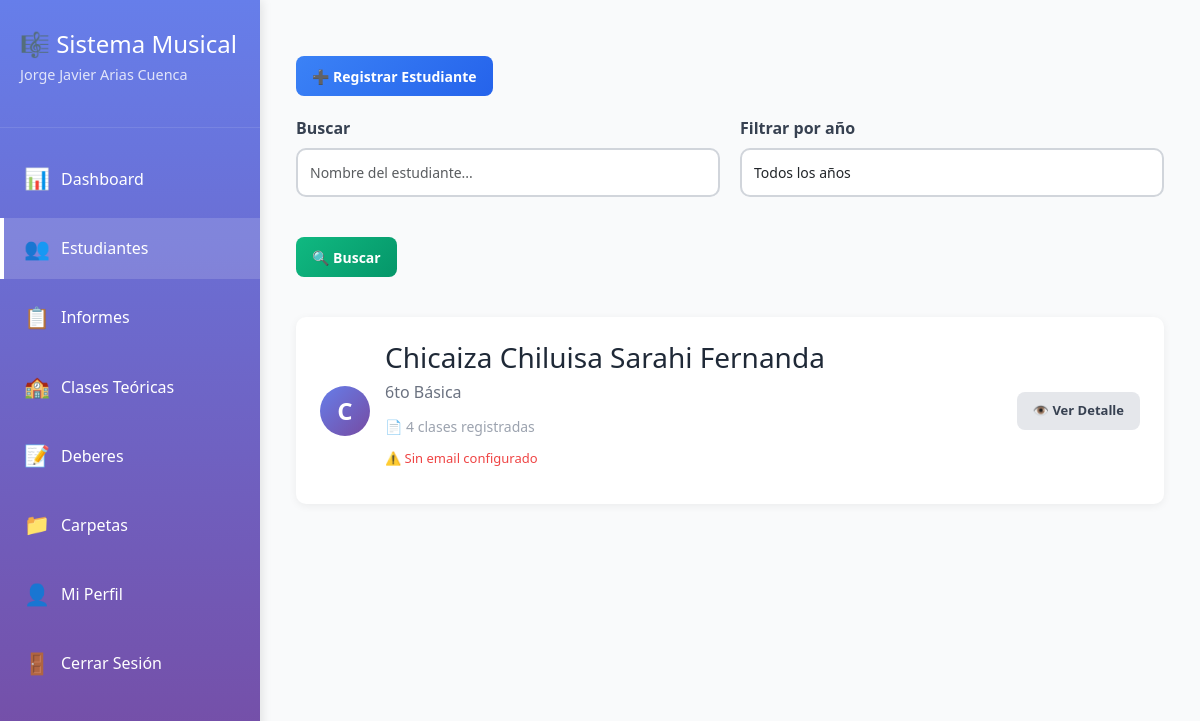
Page /teachers/estudiantes/ (signed in) on the earlier database version.
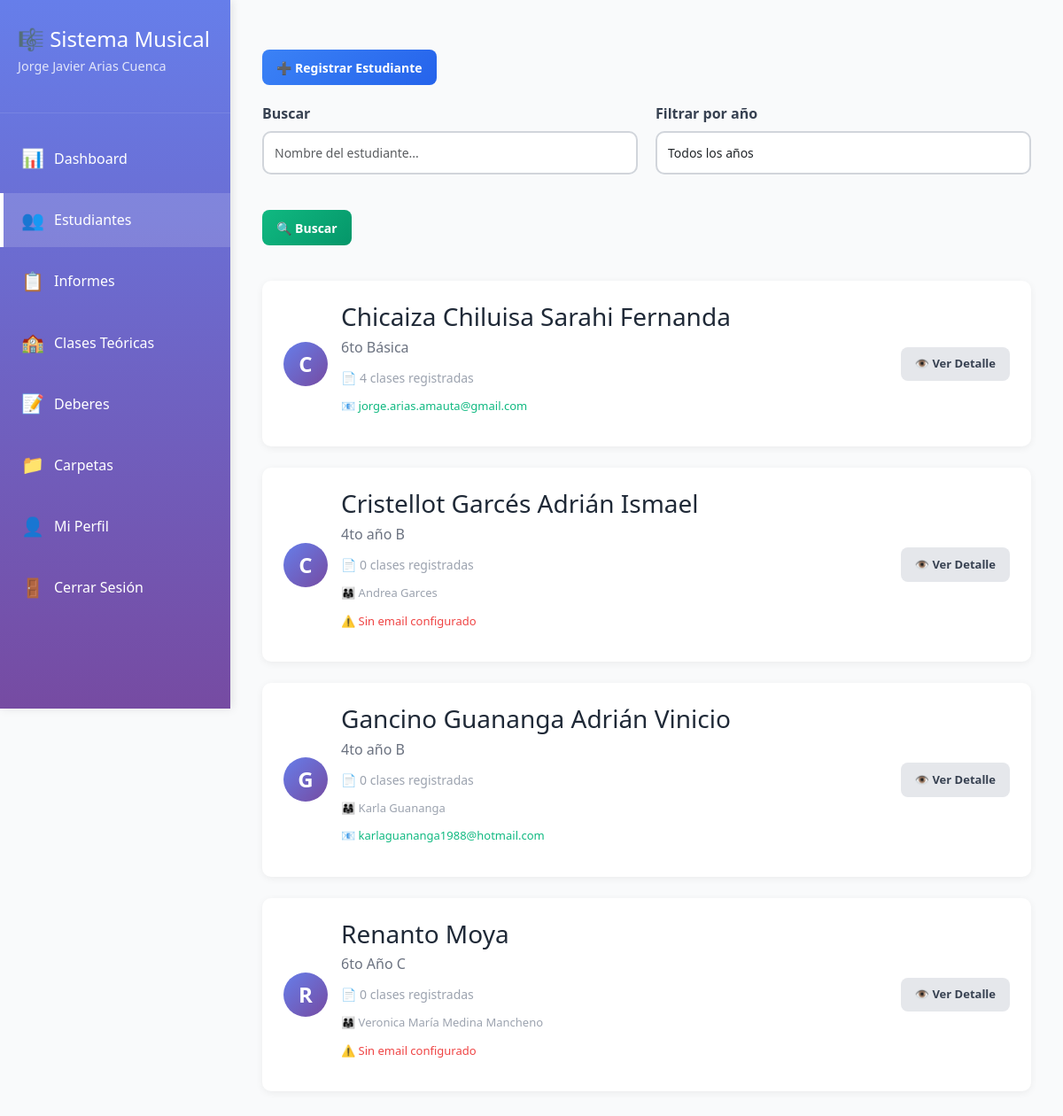
Same page on the later database version.
### students/models.py (models this page shows, shortened)
class Student(models.Model):
    GRADE_CHOICES = [
        ('2do Básica', '2do Básica'),
        ('3ro Básica', '3ro Básica'),
        ('4to Básica', '4to Básica'),
        ('5to Básica', '5to Básica'),
        ('6to Básica', '6to Básica'),
        ('7mo Básica', '7mo Básica'),
        ('8vo Básica', '8vo Básica'),
        ('1ro Bachillerato', '1ro Bachillerato'),
        ('2do Bachillerato', '2do Bachillerato'),
        ('3ro Bachillerato', '3ro Bachillerato'),
    ]
    teacher = models.ForeignKey(Teacher, on_delete=models.CASCADE, related_name='students', verbose_name="Docente")
    user = models.OneToOneField(User, on_delete=models.SET_NULL, null=True, blank=True, related_name='student_profile', verbose_name="Usuario del estudiante")
    name = models.CharField(max_length=200, verbose_name="Nombre completo")
    grade = models.CharField(max_length=50, verbose_name="Año escolar")
    parent_name = models.CharField(max_length=200, blank=True, verbose_name="Nombre del padre/madre")
    parent_email = models.EmailField(blank=True, verbose_name="Email del padre/madre")
    parent_phone = models.CharField(max_length=20, blank=True, verbose_name="Teléfono del padre/madre")
    notes = models.TextField(blank=True, verbose_name="Notas adicionales")
    photo = models.ImageField(upload_to='profiles/students/', blank=True, null=True, verbose_name="Foto de perfil")
    active = models.BooleanField(default=True, verbose_name="Activo")
    created_at = models.DateTimeField(auto_now_add=True)
    class Meta:
        ordering = ['name']
        verbose_name = "Estudiante"
        verbose_name_plural = "Estudiantes"

### teachers/views.py (the view)
    def wrap(request, *args, **kwargs):
        if hasattr(request.user, 'teacher_profile'):
            return function(request, *args, **kwargs)
        else:
            messages.error(request, 'No tienes permisos para acceder a esta página')
            return redirect('home')

### classes/forms.py
class StudentForm(forms.ModelForm):
    class Meta:
        model = Student
        fields = ['name', 'grade', 'parent_name', 'parent_email', 'parent_phone', 'notes']
        widgets = {
            'name': forms.TextInput(attrs={
                'class': 'form-control',
                'placeholder': 'Nombre completo del estudiante'
            }),
'grade': forms.TextInput(attrs={
                'class': 'form-control',
                'placeholder': 'Ej: 1ro Bachillerato A'
            }),
            'parent_name': forms.TextInput(attrs={
                'class': 'form-control',
                'placeholder': 'Nombre del padre/madre'
            }),
            'parent_email': forms.EmailInput(attrs={
                'class': 'form-control',
                'placeholder': 'correo@ejemplo.com'
            }),
            'parent_phone': forms.TextInput(attrs={
                'class': 'form-control',
                'placeholder': '0999999999'
            }),
            'notes': forms.Textarea(attrs={
                'class': 'form-control',
                'rows': 3,
                'placeholder': 'Notas adicionales sobre el estudiante...'
            })
        }

### teachers/templates/teachers/estudiantes.html (shortened to what this page needs)
{% extends 'teachers/base.html' %}
{% block content %}
<button id="toggle-grade-form" class="btn btn-secondary">➕ Registrar Estudiante</button>
<div class="search-section mt-20">
    <form method="get" class="form-row">
        <div class="form-group">
            <label>Buscar</label>
            <input type="text" name="search" value="{{ search }}" placeholder="Nombre del estudiante..." class="form-control">
        </div>
        <div class="form-group">
            <label>Filtrar por año</label>
            <select name="grade" class="form-control" onchange="this.form.submit()">
                <option value="">Todos los años</option>
            </select>
        </div>
        <div class="form-group" style="display: flex; align-items: end;">
            <button type="submit" class="btn btn-primary">🔍 Buscar</button>
        </div>
    </form>
</div>
<div class="students-grid mt-20">
    {% for student in students %}
    <div class="student-card">
        <div style="display: flex; align-items: center; gap: 15px;">
            <div class="student-avatar">{{ student.name.0 }}</div>
            <div style="flex: 1;">
                <h3 style="margin-bottom: 5px;">{{ student.name }}</h3>
                <p style="color: #6B7280;">{{ student.grade }}</p>
                <p style="color: #9CA3AF; font-size: 14px; margin-top: 10px;">
                    📄 {{ student.class_count }} clases registradas
                </p>
                {% if student.parent_name %}
                <p style="color: #9CA3AF; font-size: 13px;">
                    👨‍👩‍👧 {{ student.parent_name }}
                </p>
                {% endif %}
                {% if student.parent_email %}
                <p style="color: #10B981; font-size: 13px;">
                    📧 {{ student.parent_email }}
                </p>
                {% else %}
                <p style="color: #EF4444; font-size: 13px;">
                    ⚠️ Sin email configurado
                </p>
                {% endif %}
                </div>
                <div style="display: flex; flex-direction: column; gap: 10px;">
                <a href="{% url 'teachers:student_detail' student_id=student.id %}" class="btn btn-view">👁️ Ver Detalle</a>
            </div>
        </div>
    </div>
    {% empty %}
    <div class="empty-state" style="grid-column: 1/-1;">
        <h3>👥</h3>
        <h3>No hay estudiantes</h3>
        <p>Agrega tu primer estudiante usando el formulario de arriba</p>
    </div>
    {% endfor %}
</div>
{% endblock %}

Differences in the rows shown:
changed Student "Chicaiza Chiluisa Sarahi Fernanda": parent_email (not shown) → "jorge.arias.amauta@gmail.com"; parent_email "⚠️ Sin email configurado" → "📧"
added Student: name.0 "C", name "Cristellot Garcés Adrián Ismael", grade "4to año B", class_count "0", parent_name "Andrea Garces", parent_email "⚠️ Sin email configurado"
added Student: name.0 "G", name "Gancino Guananga Adrián Vinicio", grade "4to año B", class_count "0", parent_name "Karla Guananga", parent_email "karlaguananga1988@hotmail.com"
added Student: name.0 "R", name "Renanto Moya", grade "6to Año C", class_count "0", parent_name "Veronica María Medina Mancheno", parent_email "⚠️ Sin email configurado"
